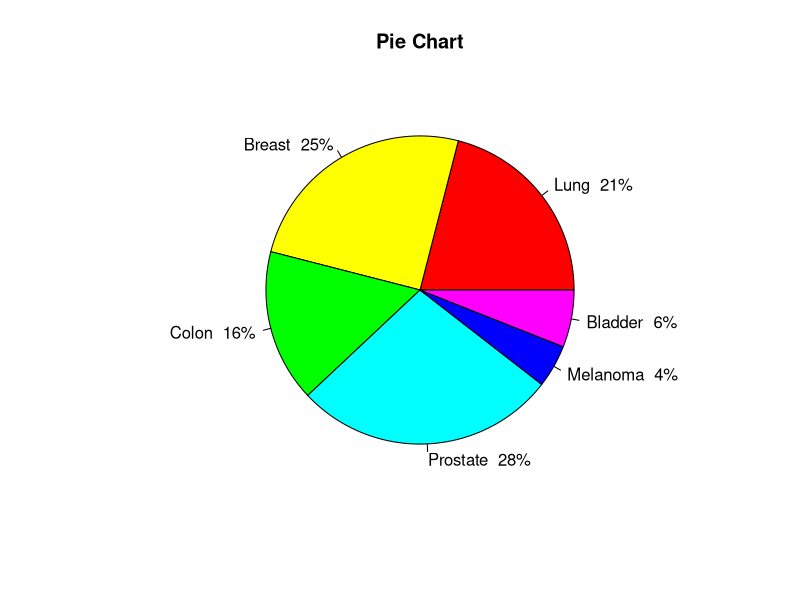

Write R code to recreate this figure.
slices<-c(42, 50, 32, 55, 9 ,12)
lbls<-c("Lung ", "Breast ", "Colon ", "Prostate ", "Melanoma ", "Bladder ")
pct <- round(slices/sum(slices)*100)
lbls <- paste(lbls, pct) # add percents to labels
lbls <- paste(lbls,"%",sep="") # ad % to labels 
pie(slices,labels = lbls, col=rainbow(length(lbls)),main="Pie Chart")
